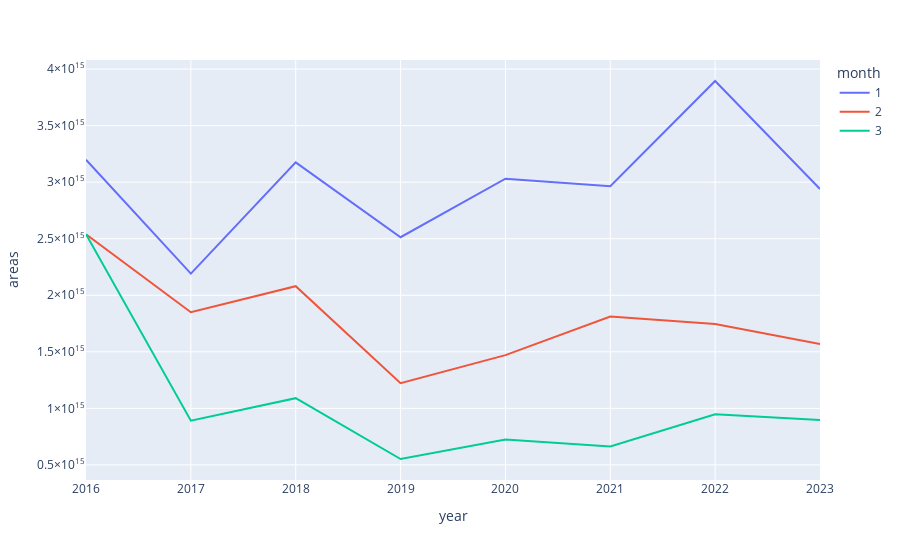

The notebook cell this image was saved under:
### Code cell
df_filtered = df[df.month.isin([1,2,3])]
fig = px.line(df_filtered, x = 'year', y = 'areas', color = 'month')
fig.write_image(f"results/{band}/monthly_spring.eps")
fig

### Figure 1 — Plotly figure (JSON) as saved in the notebook; plotly's stock layout.template omitted (floating-point values rounded to 4 significant figures)
{"data": [{"hovertemplate": "month=1<br>year=%{x}<br>areas=%{y}<extra></extra>", "legendgroup": "1", "line": {"color": "#636efa", "dash": "solid"}, "marker": {"symbol": "circle"}, "mode": "lines", "name": "1", "orientation": "v", "showlegend": true, "type": "scatter", "x": [2016, 2017, 2018, 2019, 2020, 2021, 2022, 2023], "xaxis": "x", "y": [3199000000000000.0, 2191000000000000.0, 3175000000000000.0, 2513377495075794, 3031000000000000.0, 2964000000000000.0, 3894000000000000.0, 2940122884410017], "yaxis": "y"}, {"hovertemplate": "month=2<br>year=%{x}<br>areas=%{y}<extra></extra>", "legendgroup": "2", "line": {"color": "#EF553B", "dash": "solid"}, "marker": {"symbol": "circle"}, "mode": "lines", "name": "2", "orientation": "v", "showlegend": true, "type": "scatter", "x": [2016, 2017, 2018, 2019, 2020, 2021, 2022, 2023], "xaxis": "x", "y": [2540000000000000.0, 1850000000000000.0, 2080000000000000.0, 1222119622231165, 1470818999206397, 1813000000000000.0, 1746000000000000.0, 1568000000000000.0], "yaxis": "y"}, {"hovertemplate": "month=3<br>year=%{x}<br>areas=%{y}<extra></extra>", "legendgroup": "3", "line": {"color": "#00cc96", "dash": "solid"}, "marker": {"symbol": "circle"}, "mode": "lines", "name": "3", "orientation": "v", "showlegend": true, "type": "scatter", "x": [2016, 2017, 2018, 2019, 2020, 2021, 2022, 2023], "xaxis": "x", "y": [2540000000000000.0, 890900000000000.0, 1090000000000000.0, 552300000000000.0, 724135385872280, 662500000000000.0, 948100000000000.0, 896500359298012], "yaxis": "y"}], "layout": {"legend": {"title": {"text": "month"}, "tracegroupgap": 0}, "margin": {"t": 60}, "xaxis": {"anchor": "y", "domain": [0, 1], "title": {"text": "year"}}, "yaxis": {"anchor": "x", "domain": [0, 1], "title": {"text": "areas"}}}}
